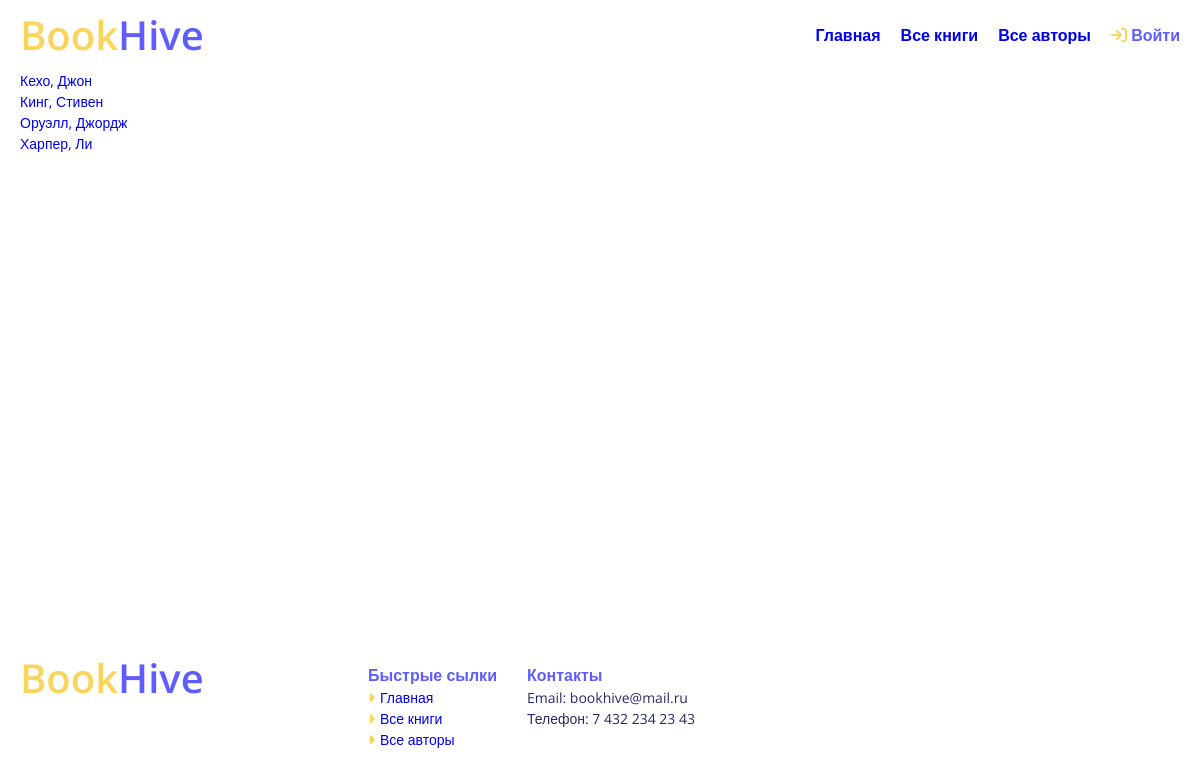
Screenshot of /catalog/authors/ with the database file from the repository.
### catalog/models.py (models this page shows, shortened)
class Author(models.Model):
    image = models.ImageField(null=True, blank=True,default='default.jpg', upload_to='Authors')
    first_name = models.CharField(max_length=100)
    last_name = models.CharField(max_length=100)
    date_of_birth = models.DateField(null=True, blank=True)
    date_of_death = models.DateField('Died', null=True, blank=True)
    about_the_author = models.TextField(max_length=1000)
    class Meta:
        ordering = ['last_name']
        permissions = (
                ("can_change_author", "change author"),
        )

### catalog/views.py (the view)
class AuthorListView(generic.ListView):
    model = Author

### catalog/templates/catalog/author_List.html
{% extends "base_generic.html" %}
{% block content %}
    {% if author_list %}
    <div class="__container">
      <ul class="author-list">
        {% for author in author_list %}
        <li> <a href="{% url 'author-detail' author.pk %}">{{ author.last_name }}, {{ author.first_name }}</a></li>
        {% endfor %}
      </ul>
    </div>
    {% else %}
      <p>В библиотеке нет авторов</p>
    {% endif %}
{% endblock %}

### static/css/style.css (style rules this page uses)
*, *::before, *::after { box-sizing: border-box; }
ul, li { margin: 0; padding: 0; }
ul[class], ol[class] { padding: 0; }
body, h1, h2, h3, h4, p, ul[class], ol[class], li, figure, figcaption, blockquote, dl, dd { margin: 0; }
body { display: flex; flex-direction: column; min-height: 100vh; font-family: 'Open Sans', sans-serif; font-size: 14px; line-height: 22px; color: #292968; scroll-behavior: smooth; text-rendering: optimizeSpeed; line-height: 1.5; }
ul[class], ol[class] { list-style: none; }
li { list-style-type: none; }
a { text-decoration: none; }
a:not([class]) { text-decoration-skip-ink: auto; }
.__container { max-width: 1200px; padding: 0 20px; margin: 0 auto; }

### rows the page displays
Author: last_name "Кехо", first_name "Джон"
Author: last_name "Кинг", first_name "Стивен"
Author: last_name "Оруэлл", first_name "Джордж"
Author: last_name "Харпер", first_name "Ли"
